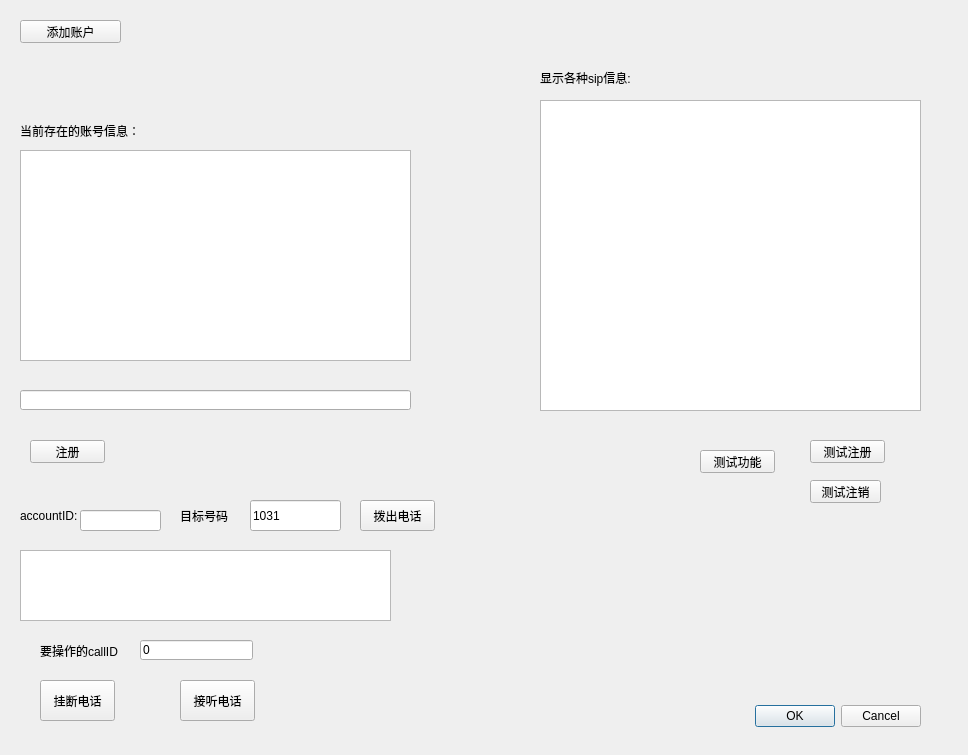
<?xml version="1.0" encoding="UTF-8"?>
<ui version="4.0">
 <class>TestMainDialog</class>
 <widget class="QDialog" name="TestMainDialog">
  <property name="geometry">
   <rect>
    <x>0</x>
    <y>0</y>
    <width>968</width>
    <height>755</height>
   </rect>
  </property>
  <property name="windowTitle">
   <string>Dialog</string>
  </property>
  <widget class="QDialogButtonBox" name="buttonBox">
   <property name="geometry">
    <rect>
     <x>660</x>
     <y>700</y>
     <width>261</width>
     <height>32</height>
    </rect>
   </property>
   <property name="orientation">
    <enum>Qt::Horizontal</enum>
   </property>
   <property name="standardButtons">
    <set>QDialogButtonBox::Cancel|QDialogButtonBox::Ok</set>
   </property>
  </widget>
  <widget class="QPushButton" name="pushButton_addAccount">
   <property name="geometry">
    <rect>
     <x>20</x>
     <y>20</y>
     <width>101</width>
     <height>23</height>
    </rect>
   </property>
   <property name="text">
    <string>添加账户</string>
   </property>
  </widget>
  <widget class="QPushButton" name="pushButton_toRegister">
   <property name="geometry">
    <rect>
     <x>30</x>
     <y>440</y>
     <width>75</width>
     <height>23</height>
    </rect>
   </property>
   <property name="text">
    <string>注册</string>
   </property>
  </widget>
  <widget class="QLineEdit" name="lineEdit_callOutNumber">
   <property name="geometry">
    <rect>
     <x>250</x>
     <y>500</y>
     <width>91</width>
     <height>31</height>
    </rect>
   </property>
   <property name="text">
    <string>1031</string>
   </property>
  </widget>
  <widget class="QPushButton" name="pushButton_callOut">
   <property name="geometry">
    <rect>
     <x>360</x>
     <y>500</y>
     <width>75</width>
     <height>31</height>
    </rect>
   </property>
   <property name="text">
    <string>拨出电话</string>
   </property>
  </widget>
  <widget class="QPushButton" name="pushButton_answerCall">
   <property name="geometry">
    <rect>
     <x>180</x>
     <y>680</y>
     <width>75</width>
     <height>41</height>
    </rect>
   </property>
   <property name="text">
    <string>接听电话</string>
   </property>
  </widget>
  <widget class="QTextEdit" name="textEdit_sipInfo">
   <property name="geometry">
    <rect>
     <x>540</x>
     <y>100</y>
     <width>381</width>
     <height>311</height>
    </rect>
   </property>
  </widget>
  <widget class="QLabel" name="label">
   <property name="geometry">
    <rect>
     <x>540</x>
     <y>70</y>
     <width>171</width>
     <height>16</height>
    </rect>
   </property>
   <property name="text">
    <string>显示各种sip信息:</string>
   </property>
  </widget>
  <widget class="QTableWidget" name="tableWidget">
   <property name="geometry">
    <rect>
     <x>20</x>
     <y>150</y>
     <width>391</width>
     <height>211</height>
    </rect>
   </property>
  </widget>
  <widget class="QLabel" name="label_2">
   <property name="geometry">
    <rect>
     <x>20</x>
     <y>120</y>
     <width>131</width>
     <height>21</height>
    </rect>
   </property>
   <property name="text">
    <string>当前存在的账号信息：</string>
   </property>
  </widget>
  <widget class="QPushButton" name="pushButton_testFunc">
   <property name="geometry">
    <rect>
     <x>700</x>
     <y>450</y>
     <width>75</width>
     <height>23</height>
    </rect>
   </property>
   <property name="text">
    <string>测试功能</string>
   </property>
  </widget>
  <widget class="QLineEdit" name="lineEdit_2">
   <property name="geometry">
    <rect>
     <x>20</x>
     <y>390</y>
     <width>391</width>
     <height>20</height>
    </rect>
   </property>
   <property name="readOnly">
    <bool>true</bool>
   </property>
  </widget>
  <widget class="QPushButton" name="pushButton_testRegister">
   <property name="geometry">
    <rect>
     <x>810</x>
     <y>440</y>
     <width>75</width>
     <height>23</height>
    </rect>
   </property>
   <property name="text">
    <string>测试注册</string>
   </property>
  </widget>
  <widget class="QPushButton" name="pushButton_testUnRegister">
   <property name="geometry">
    <rect>
     <x>810</x>
     <y>480</y>
     <width>71</width>
     <height>23</height>
    </rect>
   </property>
   <property name="text">
    <string>测试注销</string>
   </property>
  </widget>
  <widget class="QPushButton" name="pushButton_hangupCall">
   <property name="geometry">
    <rect>
     <x>40</x>
     <y>680</y>
     <width>75</width>
     <height>41</height>
    </rect>
   </property>
   <property name="text">
    <string>挂断电话</string>
   </property>
  </widget>
  <widget class="QTextEdit" name="textEdit_incomingCallInfo">
   <property name="geometry">
    <rect>
     <x>20</x>
     <y>550</y>
     <width>371</width>
     <height>71</height>
    </rect>
   </property>
  </widget>
  <widget class="QLabel" name="label_3">
   <property name="geometry">
    <rect>
     <x>40</x>
     <y>640</y>
     <width>91</width>
     <height>21</height>
    </rect>
   </property>
   <property name="text">
    <string>要操作的callID</string>
   </property>
  </widget>
  <widget class="QLineEdit" name="lineEdit_callId">
   <property name="geometry">
    <rect>
     <x>140</x>
     <y>640</y>
     <width>113</width>
     <height>20</height>
    </rect>
   </property>
   <property name="text">
    <string>0</string>
   </property>
  </widget>
  <widget class="QLabel" name="label_4">
   <property name="geometry">
    <rect>
     <x>20</x>
     <y>500</y>
     <width>61</width>
     <height>31</height>
    </rect>
   </property>
   <property name="text">
    <string>accountID:</string>
   </property>
  </widget>
  <widget class="QLineEdit" name="lineEdit_callOutAccountId">
   <property name="geometry">
    <rect>
     <x>80</x>
     <y>510</y>
     <width>81</width>
     <height>21</height>
    </rect>
   </property>
  </widget>
  <widget class="QLabel" name="label_5">
   <property name="geometry">
    <rect>
     <x>180</x>
     <y>510</y>
     <width>54</width>
     <height>12</height>
    </rect>
   </property>
   <property name="text">
    <string>目标号码</string>
   </property>
  </widget>
 </widget>
 <resources/>
 <connections>
  <connection>
   <sender>buttonBox</sender>
   <signal>accepted()</signal>
   <receiver>TestMainDialog</receiver>
   <slot>accept()</slot>
   <hints>
    <hint type="sourcelabel">
     <x>248</x>
     <y>254</y>
    </hint>
    <hint type="destinationlabel">
     <x>157</x>
     <y>274</y>
    </hint>
   </hints>
  </connection>
  <connection>
   <sender>buttonBox</sender>
   <signal>rejected()</signal>
   <receiver>TestMainDialog</receiver>
   <slot>reject()</slot>
   <hints>
    <hint type="sourcelabel">
     <x>316</x>
     <y>260</y>
    </hint>
    <hint type="destinationlabel">
     <x>286</x>
     <y>274</y>
    </hint>
   </hints>
  </connection>
 </connections>
</ui>
